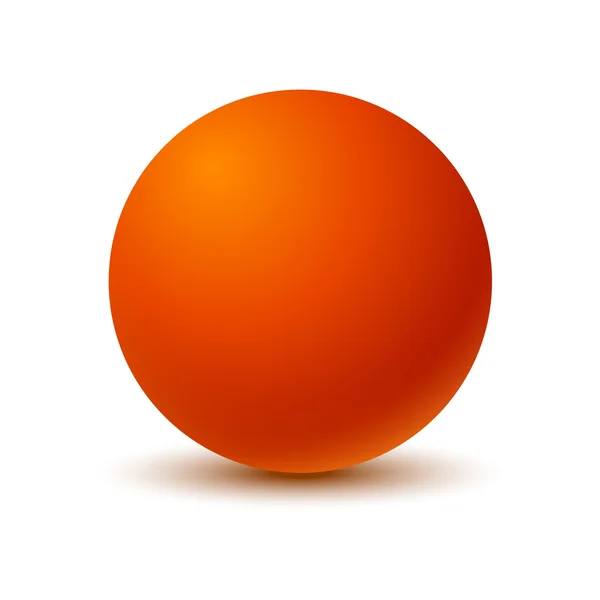
#> input picture INTERNSHIP/day4/OpenCV-TWT/img/oren.png, 600 x 600 px
$ python main.py
#> lines starting #> are read from the running program, lines starting #| are printed output that depends on the picture; after the words box and inside, x2 and y2 are one past the last pixel; in counts of white or black regions, pixels touching at a corner belong together
import cv2
import numpy as np


def empty(a):
    pass


def stackImages(scale, imgArray):
    rows = len(imgArray)
    cols = len(imgArray[0])
    rowsAvailable = isinstance(imgArray[0], list)
    width = imgArray[0][0].shape[1]
    height = imgArray[0][0].shape[0]
    if rowsAvailable:
        for x in range(0, rows):
            for y in range(0, cols):
                if imgArray[x][y].shape[:2] == imgArray[0][0].shape[:2]:
                    imgArray[x][y] = cv2.resize(
                        imgArray[x][y], (0, 0), None, scale, scale
                    )
                else:
                    imgArray[x][y] = cv2.resize(
                        imgArray[x][y],
                        (imgArray[0][0].shape[1], imgArray[0][0].shape[0]),
                        None,
                        scale,
                        scale,
                    )
                if len(imgArray[x][y].shape) == 2:
                    imgArray[x][y] = cv2.cvtColor(imgArray[x][y], cv2.COLOR_GRAY2BGR)
        imageBlank = np.zeros((height, width, 3), np.uint8)
        hor = [imageBlank] * rows
        hor_con = [imageBlank] * rows
        for x in range(0, rows):
            hor[x] = np.hstack(imgArray[x])
        ver = np.vstack(hor)
    else:
        for x in range(0, rows):
            if imgArray[x].shape[:2] == imgArray[0].shape[:2]:
                imgArray[x] = cv2.resize(imgArray[x], (0, 0), None, scale, scale)
            else:
                imgArray[x] = cv2.resize(
                    imgArray[x],
                    (imgArray[0].shape[1], imgArray[0].shape[0]),
                    None,
                    scale,
                    scale,
                )
            if len(imgArray[x].shape) == 2:
                imgArray[x] = cv2.cvtColor(imgArray[x], cv2.COLOR_GRAY2BGR)
        hor = np.hstack(imgArray)
        ver = hor
    return ver


cv2.namedWindow("TrackBars")
cv2.resizeWindow("TrackBars", 640, 240)

cv2.createTrackbar("Hue Min", "TrackBars", 0, 179, empty)
cv2.createTrackbar("Hue Max", "TrackBars", 117, 179, empty)
cv2.createTrackbar("Sat Min", "TrackBars", 0, 255, empty)
cv2.createTrackbar("Sat Max", "TrackBars", 254, 255, empty)
cv2.createTrackbar("Val Min", "TrackBars", 137, 255, empty)
cv2.createTrackbar("Val Max", "TrackBars", 255, 255, empty)

img = cv2.imread("img/oren.png")
#> img is the input picture: shape (600, 600, 3); mean B, G, R 170.3, 192.7, 241.7
imgHSV = cv2.cvtColor(img, cv2.COLOR_BGR2HSV)
#> imgHSV: shape (600, 600, 3); mean H, S, V 5, 83.7, 241.7

while True:
    h_min = cv2.getTrackbarPos("Hue Min", "TrackBars")
    h_max = cv2.getTrackbarPos("Hue Max", "TrackBars")
    s_min = cv2.getTrackbarPos("Sat Min", "TrackBars")
    s_max = cv2.getTrackbarPos("Sat Max", "TrackBars")
    v_min = cv2.getTrackbarPos("Val Min", "TrackBars")
    v_max = cv2.getTrackbarPos("Val Max", "TrackBars")

    lower = np.array([h_min, s_min, v_min])
    upper = np.array([h_max, s_max, v_max])

    print(h_min, h_max, s_min, s_max, v_min, v_max)
    mask = cv2.inRange(img, lower, upper)
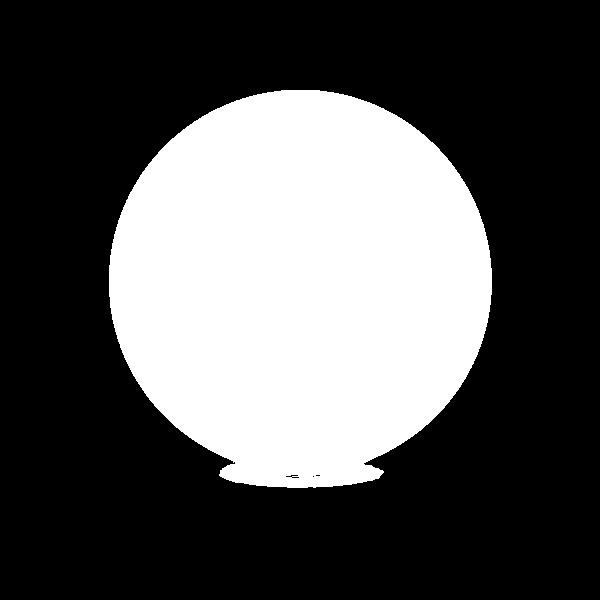
#> mask: shape (600, 600); 32.8% white; 1 white region, box (x1, y1, x2, y2) and area: (109, 90, 492, 488) 118011
    imgResult = cv2.bitwise_and(img, img, mask=mask)
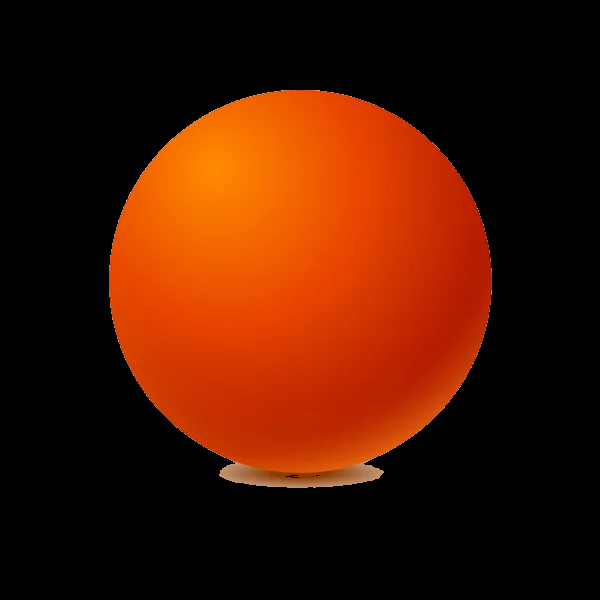
#> imgResult: shape (600, 600, 3); mean B, G, R 1, 22.9, 71.2

    imgStack = stackImages(0.6, ([img, imgHSV], [mask, imgResult]))
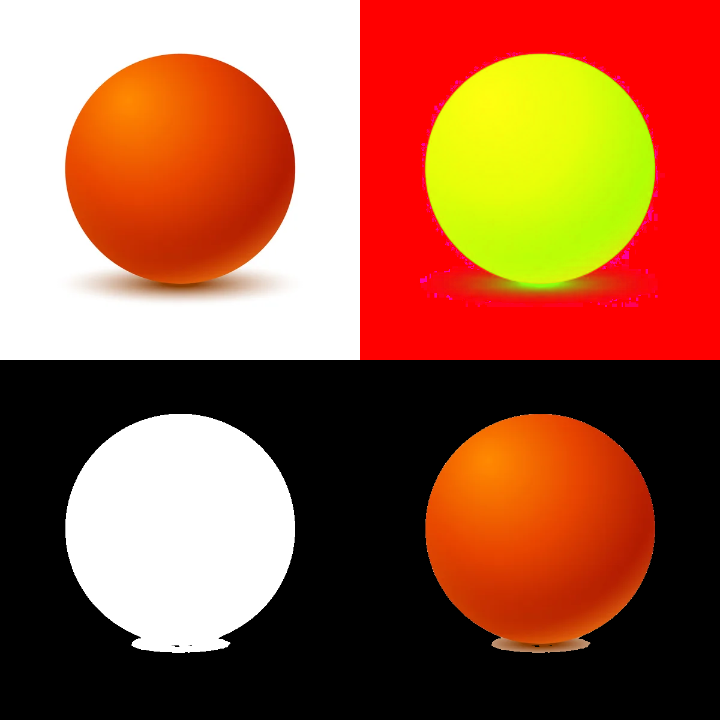
#> imgStack: shape (720, 720, 3); mean B, G, R 65, 95.7, 159.5
    cv2.imshow("Image Stack", imgStack)

    cv2.waitKey(1)
